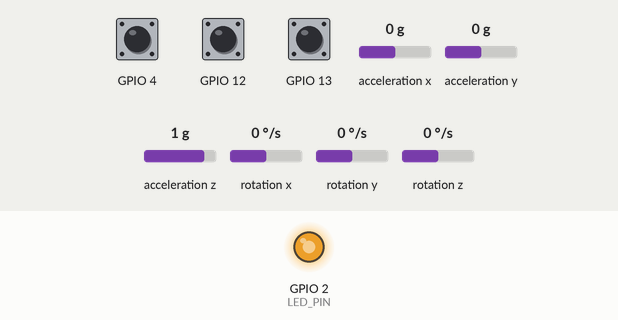
Simulated run of this sketch. Board: ESP32. Parts: output pins drawn as LEDs (lit = HIGH). Inputs (shaded band) come from the test bench; at power-on: GPIO 4 HIGH, rotation y 0 °/s, GPIO 12 HIGH, GPIO 13 HIGH, acceleration x 0 g, acceleration y 0 g, acceleration z 1 g, rotation x 0 °/s, rotation z 0 °/s. USB keyboard and mouse output is not drawn; what the sketch prints to the serial monitor is not drawn.

Above: at 0.68 s.
1.3 s: GPIO 4 pulled LOW for 3.2 s
At 1.8 s:
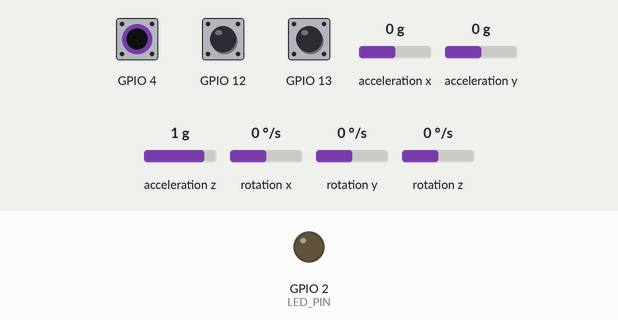
6.0 s: rotation y set to -192 °/s
Timing chart, 0 to 15.0 s (numbered marks = the images above; inputs shaded):
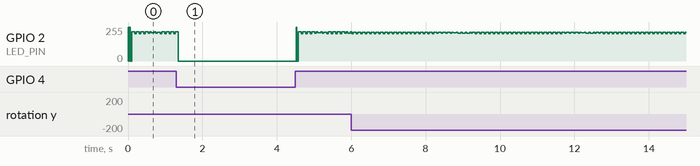

The sketch:

air_mouse.ino
```cpp
#include "BleMouse.h"
#include "I2Cdev.h"
#include "MPU6050.h"
#include "Wire.h"

#define LED_PIN   2

#define TOUCH_KEY_QUANTIY   3
#define TOUCH_THRESHOLD     60
#define TOUCH_KEY_SCAN_PERIOD      10 /*100msec*/
#define LONG_PRESS_TIME         (1000/TOUCH_KEY_SCAN_PERIOD)

#define TOUCH_KEY_NO_CHANGE           0x00
#define TOUCH_KEY_DOWN                0x20
#define TOUCH_KEY_UP                  0x40
#define TOUCH_KEY_LONG_PRESS          0x80

BleMouse bleMouse;
MPU6050 accelgyro;

void setup()
{
  Serial.begin(115200);
  Serial.println("Starting BLE work!");
  bleMouse.begin();

  Wire.begin();
  Wire.setClock(400000);

  // initialize device
  Serial.println("Initializing I2C devices...");
  accelgyro.initialize();
  // verify connection
  Serial.println("Testing device connections...");
  Serial.println(accelgyro.testConnection() ? "MPU6050 connection successful" : "MPU6050 connection failed");

  accelgyro.setXGyroOffset(-55);
  accelgyro.setYGyroOffset(66);
  accelgyro.setZGyroOffset(65);

  // configure Arduino LED pin for output
  pinMode(LED_PIN, OUTPUT);

}

void loop()
{
  static bool s_bClickStable=false;
  static bool s_bMiddleKeyPressed=false;
  if(bleMouse.isConnected())
  {
    int16_t gx, gy, gz;
    accelgyro.getRotation(&gx, &gy, &gz);
    uint8_t u8Key = u8TouchKeyScan();
    // if (u8Key){Serial.println(u8Key);}
    // Serial.print(touchRead(T0));
    // Serial.print(",");
    // Serial.print(touchRead(T4));
    // Serial.print(",");
    // Serial.println(touchRead(T5));
    switch (u8Key)
    {
      case TOUCH_KEY_DOWN:
      bleMouse.press(MOUSE_LEFT);
      s_bClickStable = true;
      break;
      case TOUCH_KEY_UP:
      case TOUCH_KEY_LONG_PRESS|TOUCH_KEY_UP:
      bleMouse.release(MOUSE_LEFT);
      s_bClickStable = false;
      break;
      case TOUCH_KEY_LONG_PRESS|1:
      // bleMouse.press(MOUSE_MIDDLE);
      // s_bClickStable = true;
      s_bMiddleKeyPressed = true;
      break;
      case TOUCH_KEY_UP|1:
      case TOUCH_KEY_LONG_PRESS|TOUCH_KEY_UP|1:
      // bleMouse.release(MOUSE_MIDDLE);
      // s_bClickStable = false;
      s_bMiddleKeyPressed = false;
      break;
      case TOUCH_KEY_DOWN|2:
      bleMouse.press(MOUSE_RIGHT);
      s_bClickStable = true;
      break;
      case TOUCH_KEY_UP|2:
      case TOUCH_KEY_LONG_PRESS|TOUCH_KEY_UP|2:
      bleMouse.release(MOUSE_RIGHT);
      s_bClickStable = false;
      break;
      default:
      break;
    }
    signed char x = gz/256;
    signed char y = gy/256;
    if (abs(x)>10 || abs(y)>10)
    {
      s_bClickStable = false;
    }
    if (!s_bClickStable)
    {
      if (s_bMiddleKeyPressed)
      {
        x /= 10;
        y /= 10;
        if (x!=0 || y!=0)
        {
          bleMouse.move(0,0,y,x);
        }
      }
      else
      {
        if (x!=0 || y!=0)
        {
          bleMouse.move(-x, -y);
        }
      }
      digitalWrite(LED_PIN, 1);
    }
    delay(10);
    digitalWrite(LED_PIN, 0);
  }
}
uint16_t u16AverageFilter(uint16_t Value[])
{
  uint16_t val, average;
  uint8_t min;
  uint32_t sum;
  if (Value[0] < Value[1])
  {
    val = Value[0];
    min = 0;
  }
  else
  {
    val = Value[1];
    min = 1;
  }
  if (Value[2] < val)
  {
    val = Value[2];
    min = 2;
  }
  sum = (uint32_t)Value[0] + Value[1] + Value[2];
  average = sum / 3;
  if ((average - Value[min]) > 10)
  {
    average = (sum - Value[min]) / 2;
  }
  return average;
}
/*----------------------------------------------
Function: Touch Key scan
Parameter: void
Return: bit0~4 Touch Key number,
    bit5~7 Touch Key status: 0x00 no press, 0x20 Touch Key down,
    0x40 Touch Key up, 0x80 Touch Key long press,
    0xC0 Touch Key up after long press.
Comments: Scan Touch Keys in 100mS
----------------------------------------------*/
uint8_t u8TouchKeyScan(void)
{
    static uint8_t s_u8ScanedTime, s_u8Sequence=0;
    static uint8_t s_a_u8TouchKey[TOUCH_KEY_QUANTIY];
    static uint8_t s_a_u8TouchKeyTimeCount[TOUCH_KEY_QUANTIY];
    static uint8_t s_a_u8Status[TOUCH_KEY_QUANTIY];
    static uint16_t s_aa_u16TouchValue[TOUCH_KEY_QUANTIY][3];
    uint8_t u8i;
    u8i = millis();
    if ((uint8_t)(u8i - s_u8ScanedTime) >= TOUCH_KEY_SCAN_PERIOD)
    {
        s_u8ScanedTime = u8i;
        for (u8i=0;u8i<TOUCH_KEY_QUANTIY;u8i++)
        {
            s_a_u8TouchKey[u8i] = (s_a_u8TouchKey[u8i] << 1) & 0x02;
        }
        s_u8Sequence++;
        if (s_u8Sequence >= 3)
        {
          s_u8Sequence = 0;
        }
        s_aa_u16TouchValue[0][s_u8Sequence] = touchRead(T0); /* left key */
        s_aa_u16TouchValue[1][s_u8Sequence] = touchRead(T4); /* middle key */
        s_aa_u16TouchValue[2][s_u8Sequence] = touchRead(T5); /* right key */
        for (u8i=0;u8i<TOUCH_KEY_QUANTIY;u8i++)
        {
            if(u16AverageFilter(s_aa_u16TouchValue[u8i]) < TOUCH_THRESHOLD) /*Touch Key0 pressed*/
            {
                s_a_u8TouchKey[u8i] |= 0x01;
            }
            switch (s_a_u8TouchKey[u8i])
            {
            case 0x01:
                s_a_u8Status[u8i] = TOUCH_KEY_DOWN;
                s_a_u8TouchKeyTimeCount[u8i] = 0;
                return (TOUCH_KEY_DOWN | u8i);
            case 0x02:
                return (((s_a_u8Status[u8i] & TOUCH_KEY_LONG_PRESS) | TOUCH_KEY_UP) | u8i);
            case 0x03:
                if (TOUCH_KEY_DOWN == s_a_u8Status[u8i])
                {
                    s_a_u8TouchKeyTimeCount[u8i]++;
                    if (s_a_u8TouchKeyTimeCount[u8i] >= LONG_PRESS_TIME)
                    {
                        s_a_u8Status[u8i] = TOUCH_KEY_LONG_PRESS;
                        return (TOUCH_KEY_LONG_PRESS | u8i);
                    }
                }
                break;
            default:    /*case 0x00*/
                break;
            }
        }
    }
    return TOUCH_KEY_NO_CHANGE;
}
```
